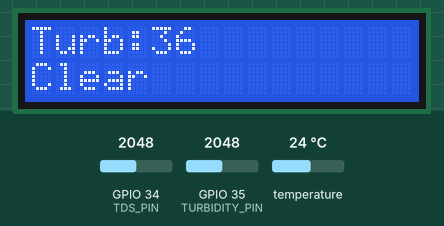
This sketch was run on a simulated ESP32. Shown: 16×2 character LCD. Inputs (shaded band) come from the test bench; at power-on: GPIO 35 (TURBIDITY_PIN) = 2048, GPIO 34 (TDS_PIN) = 2048, temperature 24 °C (analog values on the 0–4095 scale). WiFi joins after 1.5 s; servers stay silent unless stated; what the sketch prints to the serial monitor is not drawn.

Above: at 4.0 s.
4.1 s: GPIO 35 (TURBIDITY_PIN) set to 2657
At 5.9 s:
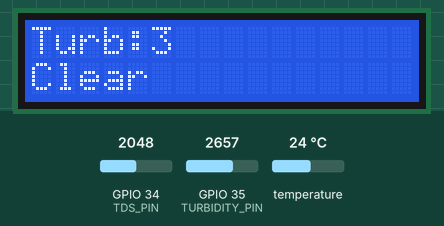
6.4 s: GPIO 35 (TURBIDITY_PIN) set to 2732
At 7.2 s:
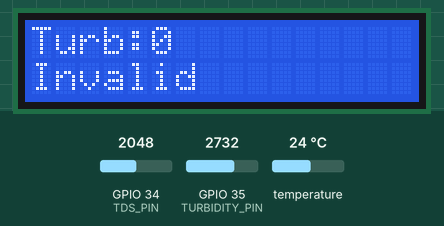
8.1 s: GPIO 35 (TURBIDITY_PIN) set to 1228
At 10.6 s:
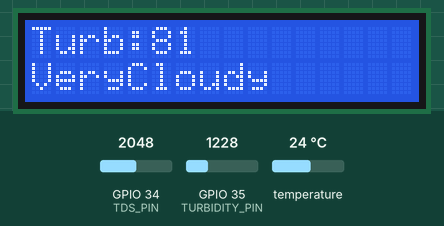
10.9 s: GPIO 35 (TURBIDITY_PIN) set to 1302
At 13.1 s:
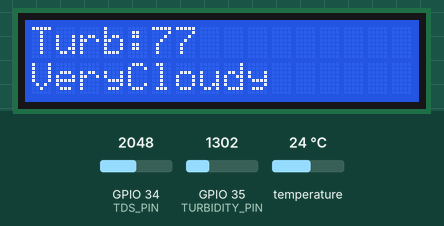
14.1 s: GPIO 35 (TURBIDITY_PIN) set to 1336
At 16.3 s:
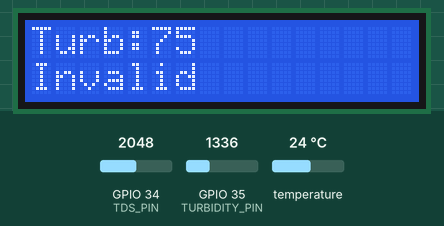
16.9 s: GPIO 35 (TURBIDITY_PIN) set to 2047
At 19.9 s:
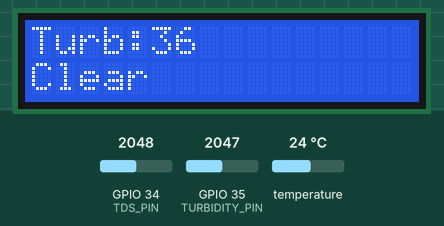
Timing chart, 0 to 21.1 s (numbered marks = the images above; inputs shaded):
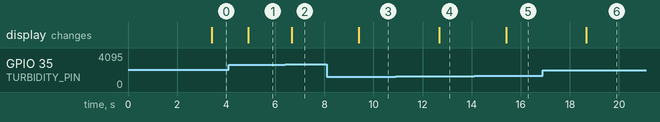

Measured:
- the behaviour switches between 2699 and 2700 on GPIO 35 (TURBIDITY_PIN) (found by bisection; images 1 and 2)
- the behaviour switches between 1335 and 1336 on GPIO 35 (TURBIDITY_PIN) (found by bisection; images 4 and 5)
- after the input at 4.1 s, the display: changes after 0.80 s (image 1)
- after the input at 6.4 s, the display: changes after 0.27 s (image 2)
- after the input at 8.1 s, the display: changes after 1.3 s (image 3)
- after the input at 10.9 s, the display: changes after 1.8 s (image 4)
- after the input at 14.1 s, the display: changes after 1.3 s (image 5)
- after the input at 16.9 s, the display: changes after 1.8 s (image 6)

The sketch:

ESP32-WQM.ino
```cpp
/************ BLYNK CONFIG ************/
#define BLYNK_PRINT Serial
#define BLYNK_TEMPLATE_ID "TMPL3qk9tbRUz"
#define BLYNK_TEMPLATE_NAME "WATER QUALITY MONITORING"
#define BLYNK_AUTH_TOKEN "YOUR_BLYNK_AUTH_TOKEN"

/************ LIBRARIES ************/
#include <WiFi.h>
#include <WiFiClient.h>
#include <BlynkSimpleEsp32.h>
#include <LiquidCrystal_I2C.h>
#include <OneWire.h>
#include <DallasTemperature.h>

/************ WIFI ************/
char ssid[] = "YOUR_WIFI_NAME";
char pass[] = "YOUR_WIFI_PASSWORD";

/************ PINS ************/
#define TDS_PIN        34
#define TURBIDITY_PIN  35
#define ONE_WIRE_BUS   4

/************ OBJECTS ************/
LiquidCrystal_I2C lcd(0x27, 16, 2);
OneWire oneWire(ONE_WIRE_BUS);
DallasTemperature sensors(&oneWire);
BlynkTimer timer;

/************ VARIABLES ************/
float voltage, tdsValue;
float lastTemp = 0.0;
int lastTurbidity = 0;
float lastTDS = 0.0;
bool csvHeaderSent = false;

/************ TDS FUNCTION ************/
void readTDS() {
  int analogValue = analogRead(TDS_PIN);
  voltage = analogValue * (3.3 / 4095.0);

  tdsValue = (133.42 * voltage * voltage * voltage
             - 255.86 * voltage * voltage
             + 857.39 * voltage) * 0.5;

  lastTDS = tdsValue;
  Blynk.virtualWrite(V0, tdsValue);
}

/************ TURBIDITY FUNCTION ************/
void readTurbidity() {
  int turbidityValue = analogRead(TURBIDITY_PIN);
  int kal = (turbidityValue - 2717.6) / -18.189;

  lastTurbidity = kal;

  String status;
  if (kal > 0 && kal < 49) status = "Clear";
  else if (kal >= 50 && kal < 75) status = "Cloudy";
  else if (kal >= 76) status = "VeryCloudy";
  else status = "Invalid";

  Blynk.virtualWrite(V1, kal);
  Blynk.virtualWrite(V4, status);

  lcd.setCursor(0, 0);
  lcd.print("Turb:");
  lcd.print(kal);
  lcd.print("    ");

  lcd.setCursor(0, 1);
  lcd.print(status);
  lcd.print("    ");
}

/************ TEMPERATURE FUNCTION ************/
void readTemperature() {
  sensors.requestTemperatures();
  float tempC = sensors.getTempCByIndex(0);

  if (tempC == DEVICE_DISCONNECTED_C) {
    return;
  }

  lastTemp = tempC;
  Blynk.virtualWrite(V2, tempC);
}

/************ CSV LOGGER FUNCTION ************/
void logCSV() {
  if (!csvHeaderSent) {
    Serial.println("Time(ms),Temperature(C),Turbidity,TDS");
    csvHeaderSent = true;
  }

  Serial.print(millis());
  Serial.print(",");
  Serial.print(lastTemp);
  Serial.print(",");
  Serial.print(lastTurbidity);
  Serial.print(",");
  Serial.println(lastTDS);
}

/************ SETUP ************/
void setup() {
  Serial.begin(115200);
  analogReadResolution(12);

  lcd.begin(16, 2);
  lcd.backlight();

  sensors.begin();
  Blynk.begin(BLYNK_AUTH_TOKEN, ssid, pass);
  WiFi.setSleep(false);

  timer.setInterval(1000L, readTDS);
  timer.setInterval(1500L, readTurbidity);
  timer.setInterval(2000L, readTemperature);
  timer.setInterval(3000L, logCSV);   // CSV append every 3 sec

  Serial.println("System Started");
}

/************ LOOP ************/
void loop() {
  Blynk.run();
  timer.run();
}
```
